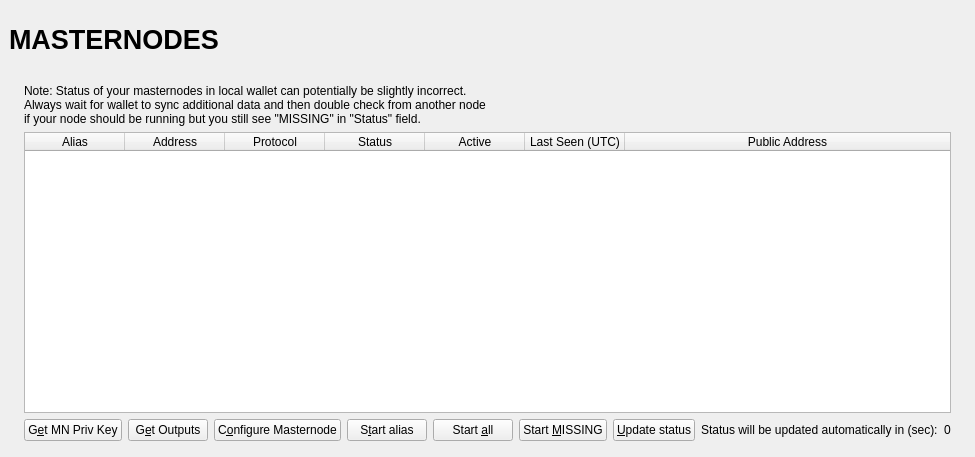
<?xml version="1.0" encoding="UTF-8"?>
<ui version="4.0">
 <class>MasternodeList</class>
 <widget class="QWidget" name="MasternodeList">
  <property name="geometry">
   <rect>
    <x>0</x>
    <y>0</y>
    <width>723</width>
    <height>457</height>
   </rect>
  </property>
  <property name="windowTitle">
   <string>Form</string>
  </property>
  <layout class="QVBoxLayout" name="topLayout" stretch="0">
   <property name="leftMargin">
    <number>9</number>
   </property>
   <property name="topMargin">
    <number>9</number>
   </property>
   <property name="rightMargin">
    <number>9</number>
   </property>
   <property name="bottomMargin">
    <number>9</number>
   </property>
   <item>
    <layout class="QVBoxLayout" name="verticalLayout_Master" stretch="0,1">
     <property name="spacing">
      <number>0</number>
     </property>
     <item>
      <widget class="QFrame" name="frame_Header">
       <layout class="QVBoxLayout" name="verticalLayout_4">
        <property name="leftMargin">
         <number>0</number>
        </property>
        <property name="topMargin">
         <number>0</number>
        </property>
        <property name="rightMargin">
         <number>0</number>
        </property>
        <property name="bottomMargin">
         <number>0</number>
        </property>
        <item>
         <layout class="QHBoxLayout" name="horizontalLayout_Header" stretch="1,0,1">
          <item>
           <widget class="QLabel" name="labelOverviewHeaderLeft">
            <property name="minimumSize">
             <size>
              <width>464</width>
              <height>60</height>
             </size>
            </property>
            <property name="maximumSize">
             <size>
              <width>16777215</width>
              <height>60</height>
             </size>
            </property>
            <property name="font">
             <font>
              <pointsize>20</pointsize>
              <weight>75</weight>
              <bold>true</bold>
             </font>
            </property>
            <property name="text">
             <string>MASTERNODES</string>
            </property>
           </widget>
          </item>
          <item>
           <spacer name="horizontalSpacer">
            <property name="orientation">
             <enum>Qt::Horizontal</enum>
            </property>
            <property name="sizeHint" stdset="0">
             <size>
              <width>40</width>
              <height>20</height>
             </size>
            </property>
           </spacer>
          </item>
          <item>
           <widget class="QLabel" name="labelOverviewHeaderRight">
            <property name="minimumSize">
             <size>
              <width>464</width>
              <height>60</height>
             </size>
            </property>
            <property name="maximumSize">
             <size>
              <width>16777215</width>
              <height>60</height>
             </size>
            </property>
            <property name="font">
             <font>
              <pointsize>14</pointsize>
             </font>
            </property>
            <property name="text">
             <string/>
            </property>
            <property name="alignment">
             <set>Qt::AlignRight|Qt::AlignTrailing|Qt::AlignVCenter</set>
            </property>
           </widget>
          </item>
         </layout>
        </item>
       </layout>
      </widget>
     </item>
     <item>
      <widget class="QFrame" name="frame_BG">
       <layout class="QVBoxLayout" name="verticalLayout_3">
        <property name="leftMargin">
         <number>6</number>
        </property>
        <property name="topMargin">
         <number>6</number>
        </property>
        <property name="rightMargin">
         <number>6</number>
        </property>
        <property name="bottomMargin">
         <number>6</number>
        </property>
        <item>
         <widget class="QFrame" name="frame_Content">
          <layout class="QVBoxLayout" name="verticalLayout">
           <property name="spacing">
            <number>0</number>
           </property>
           <property name="leftMargin">
            <number>0</number>
           </property>
           <property name="topMargin">
            <number>0</number>
           </property>
           <property name="rightMargin">
            <number>0</number>
           </property>
           <property name="bottomMargin">
            <number>0</number>
           </property>
           <item>
            <layout class="QGridLayout" name="gridLayout_2">
             <property name="spacing">
              <number>2</number>
             </property>
             <item row="0" column="0">
              <widget class="QFrame" name="frameList">
               <layout class="QVBoxLayout" name="verticalLayout_2">
                <property name="bottomMargin">
                 <number>1</number>
                </property>
                <item>
                 <layout class="QHBoxLayout" name="horizontalLayout_note">
                  <property name="bottomMargin">
                   <number>0</number>
                  </property>
                  <item>
                   <widget class="QLabel" name="updateNote">
                    <property name="text">
                     <string>Note: Status of your masternodes in local wallet can potentially be slightly incorrect.&lt;br /&gt;Always wait for wallet to sync additional data and then double check from another node&lt;br /&gt;if your node should be running but you still see &quot;MISSING&quot; in &quot;Status&quot; field.</string>
                    </property>
                   </widget>
                  </item>
                 </layout>
                </item>
                <item>
                 <widget class="QTableWidget" name="tableWidgetMyMasternodes">
                  <property name="minimumSize">
                   <size>
                    <width>695</width>
                    <height>0</height>
                   </size>
                  </property>
                  <property name="palette">
                   <palette>
                    <active>
                     <colorrole role="Text">
                      <brush brushstyle="SolidPattern">
                       <color alpha="255">
                        <red>51</red>
                        <green>51</green>
                        <blue>51</blue>
                       </color>
                      </brush>
                     </colorrole>
                    </active>
                    <inactive>
                     <colorrole role="Text">
                      <brush brushstyle="SolidPattern">
                       <color alpha="255">
                        <red>51</red>
                        <green>51</green>
                        <blue>51</blue>
                       </color>
                      </brush>
                     </colorrole>
                    </inactive>
                    <disabled>
                     <colorrole role="Text">
                      <brush brushstyle="SolidPattern">
                       <color alpha="255">
                        <red>85</red>
                        <green>85</green>
                        <blue>85</blue>
                       </color>
                      </brush>
                     </colorrole>
                    </disabled>
                   </palette>
                  </property>
                  <property name="editTriggers">
                   <set>QAbstractItemView::NoEditTriggers</set>
                  </property>
                  <property name="alternatingRowColors">
                   <bool>true</bool>
                  </property>
                  <property name="selectionMode">
                   <enum>QAbstractItemView::SingleSelection</enum>
                  </property>
                  <property name="selectionBehavior">
                   <enum>QAbstractItemView::SelectRows</enum>
                  </property>
                  <property name="sortingEnabled">
                   <bool>true</bool>
                  </property>
                  <attribute name="horizontalHeaderStretchLastSection">
                   <bool>true</bool>
                  </attribute>
                  <column>
                   <property name="text">
                    <string>Alias</string>
                   </property>
                  </column>
                  <column>
                   <property name="text">
                    <string>Address</string>
                   </property>
                  </column>
                  <column>
                   <property name="text">
                    <string>Protocol</string>
                   </property>
                  </column>
                  <column>
                   <property name="text">
                    <string>Status</string>
                   </property>
                  </column>
                  <column>
                   <property name="text">
                    <string>Active</string>
                   </property>
                  </column>
                  <column>
                   <property name="text">
                    <string>Last Seen (UTC)</string>
                   </property>
                  </column>
                  <column>
                   <property name="text">
                    <string>Public Address</string>
                   </property>
                  </column>
                 </widget>
                </item>
                <item>
                 <layout class="QHBoxLayout" name="horizontalLayout_5">
                  <property name="bottomMargin">
                   <number>0</number>
                  </property>
                  <item>
                   <widget class="QPushButton" name="getMNPrivKeyButton">
                    <property name="text">
                     <string>G&amp;et MN Priv Key</string>
                    </property>
                   </widget>
                  </item>
                  <item>
                   <widget class="QPushButton" name="getOutputsButton">
                    <property name="text">
                     <string>G&amp;et Outputs</string>
                    </property>
                   </widget>
                  </item>
                  <item>
                   <widget class="QPushButton" name="configureMasternodeButton">
                    <property name="text">
                     <string>C&amp;onfigure Masternode</string>
                    </property>
                   </widget>
                  </item>
                  <item>
                   <widget class="QPushButton" name="startButton">
                    <property name="text">
                     <string>S&amp;tart alias</string>
                    </property>
                   </widget>
                  </item>
                  <item>
                   <widget class="QPushButton" name="startAllButton">
                    <property name="text">
                     <string>Start &amp;all</string>
                    </property>
                   </widget>
                  </item>
                  <item>
                   <widget class="QPushButton" name="startMissingButton">
                    <property name="text">
                     <string>Start &amp;MISSING</string>
                    </property>
                   </widget>
                  </item>
                  <item>
                   <widget class="QPushButton" name="UpdateButton">
                    <property name="text">
                     <string>&amp;Update status</string>
                    </property>
                   </widget>
                  </item>
                  <item>
                   <widget class="QLabel" name="autoupdate_label">
                    <property name="text">
                     <string>Status will be updated automatically in (sec):</string>
                    </property>
                   </widget>
                  </item>
                  <item>
                   <widget class="QLabel" name="secondsLabel">
                    <property name="text">
                     <string>0</string>
                    </property>
                   </widget>
                  </item>
                  <item>
                   <spacer name="horizontalSpacer_5">
                    <property name="orientation">
                     <enum>Qt::Horizontal</enum>
                    </property>
                    <property name="sizeHint" stdset="0">
                     <size>
                      <width>40</width>
                      <height>20</height>
                     </size>
                    </property>
                   </spacer>
                  </item>
                 </layout>
                </item>
               </layout>
              </widget>
             </item>
            </layout>
           </item>
          </layout>
         </widget>
        </item>
       </layout>
      </widget>
     </item>
    </layout>
   </item>
  </layout>
 </widget>
 <resources/>
 <connections/>
</ui>
